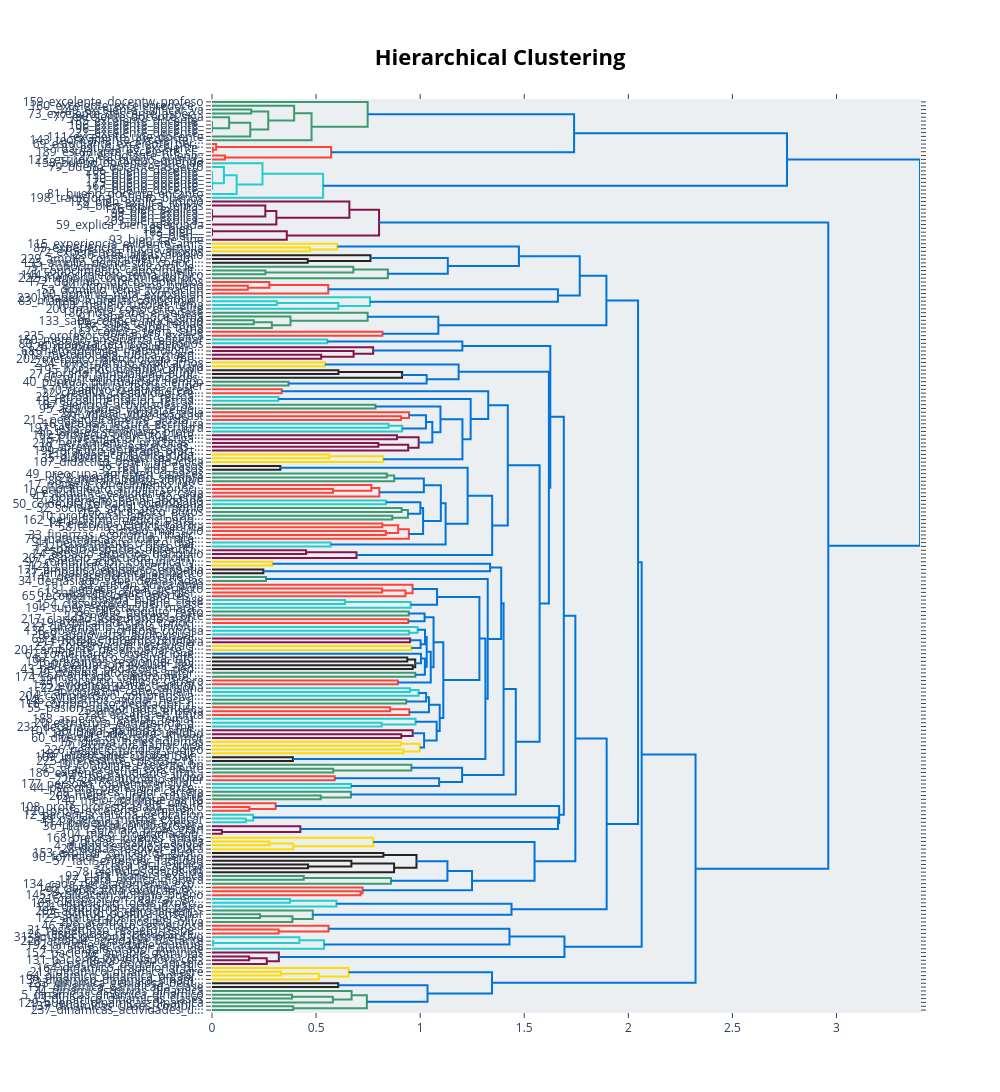

The notebook cell saved with this chart:
### Code cell
# Topic hierarchy
modeler.plot_hierarchy().show()
